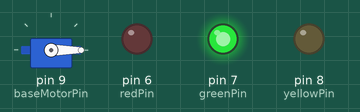
A sketch run on a simulated Arduino Uno, built with avr-gcc and run on an emulated ATmega328P. On the bench: servo, output pins drawn as LEDs (lit = HIGH).

Above: at 0.1 s.
At 10.1 s:
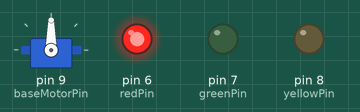
At 16.1 s:
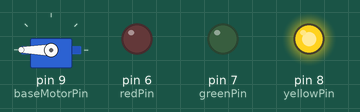
At 19.9 s:
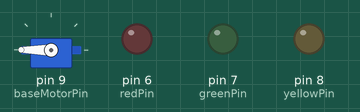
At 29.9 s:
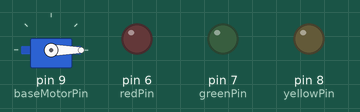
At 39.9 s:
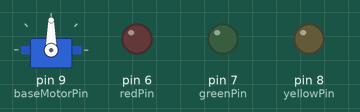
Timing chart, 0 to 40.0 s (numbered marks = the images above):
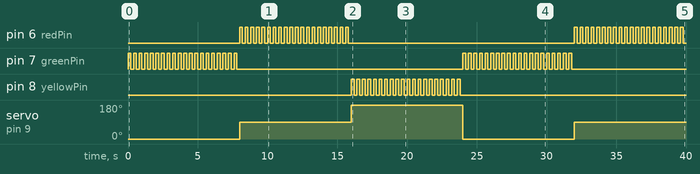

The sketch:

baseplusLEDs_withforLoops.ino
```cpp
/*
Challenges
1) Create variables for each color pin
2) Blink Green, Red and then Yellow
3) Do challenge 2 but using the blink function that includes a parameter
4) Blink 10 x at each angle (0, 90, 180)
5) Do challenge 4 but with for loops.
*/

#include <Servo.h>

int redPin = 6;
int greenPin = 7;
int yellowPin = 8;
int baseMotorPin = 9;

Servo baseMotor;

void setup() {
  pinMode(redPin,OUTPUT);
  pinMode(greenPin,OUTPUT);
  pinMode(yellowPin,OUTPUT);

  pinMode(baseMotorPin,OUTPUT);
  baseMotor.attach(baseMotorPin);
}

//- parameter
void blink(int color) {
  digitalWrite(color, HIGH);
  delay(200);
  digitalWrite(color,LOW);
  delay(200);
}


void loop() {

  //- go to angle 0
  baseMotor.write(0);

  for (int i=0;i<20;i++) {
    blink(greenPin);
  }

  //- go to angle 90
  baseMotor.write(90);


  for (int i=0;i<20;i++) {
    blink(redPin);
  }

  //- got to angle 180
  baseMotor.write(180);

  for (int i=0;i<20;i++) {
    blink(yellowPin);
  }

}
```

Measured:
- by itself, pin 8 (yellowPin): LOW → HIGH at 16.0 s, → LOW 0.20 s later, → HIGH 0.20 s later, → LOW 0.20 s later, … (40 changes in this stretch)
- by itself, servo on pin 9 (baseMotorPin): 0° → 90° at 8.0 s, → 180° 8.0 s later, → 0° 8.0 s later, → 90° 8.0 s later
- by itself, pin 6 (redPin), pin 7 (greenPin): goes 19 × (HIGH 0.20 s, LOW 0.20 s), HIGH 0.20 s, LOW 16.2 s, 19 × (HIGH 0.20 s, LOW 0.20 s), HIGH 0.20 s, then LOW
